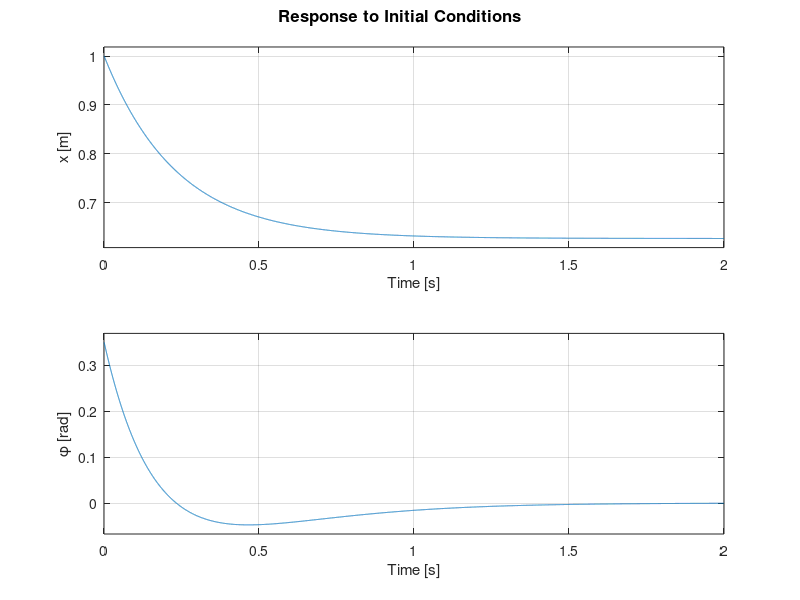
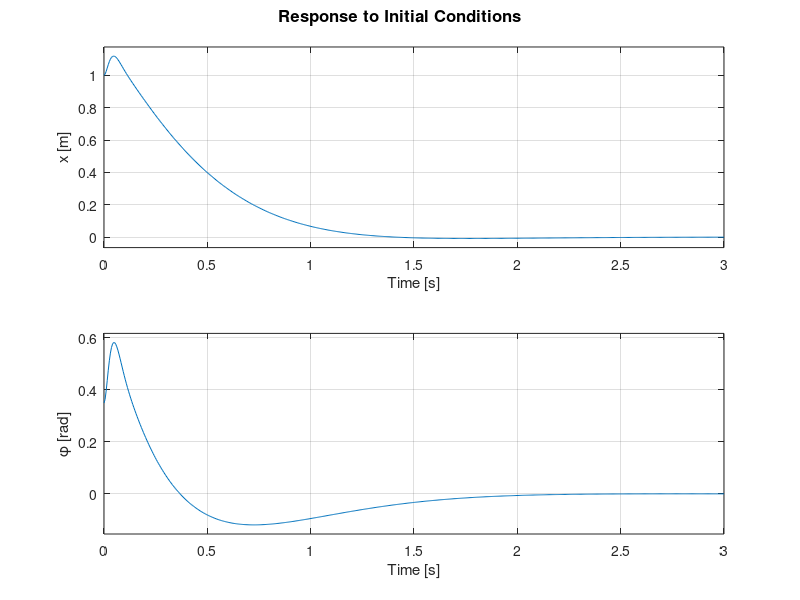

Reproduce these figures in MATLAB, in order.
close all;
clear all;
clc;

M = 5;
m = 3;
l = 0.4;
J = m*l^2/3;
g = 9.81;
b = 0.5;
q = (M+m)*(J+m*l^2)-(m*l)^2;

eps = 1*10^(-4);
nu = 1*10^(-10);

AhatEPS = [0 1 0 0;
        0 0 1 0;
        0 0 0 1;
        nu, nu, m*g*l*(M+m)/q, nu];
    
Delta_EPS = b*1.3;

L_EPS = [0;0;0;1];
N_EPS = [g*m*l*eps/q, g*m*l/q, 0, -1*(J+m*l^2)/q];

B_EPS = [0;0;0;1];

C_EPS = [-m*g*l/q, 0, (J+m*l^2)/q, 0;
    0, m*l*eps/q, m*l/q, 0];

D = [0; 0];

%% Real System
An = [0 1 0 0;
    0 0 1 0;
    0 0 0 1;
    0 (b*g*m*l)/q m*g*l*(M+m)/q -b*(J+m*l^2)/q];


AHatn = [0 1 0 0;
    0 0 1 0;
    0 0 0 1;
    0 nu m*g*l*(M+m)/q nu];
L_n = [0;0;0;1];
Delta_n = b;
N_n = [0 (g*m*l)/q 0 -1*(J+m*l^2)/q];

Bn = [0; 0; 0; 1];

Cn = [-m*g*l/q 0 (J+m*l^2)/q 0;
        0 0 m*l/q 0];
Dn = [0;0];
states = {'x1' 'x2' 'x3' 'x4'};
inputs = {'u'};
outputs = {'x [m]'; '\phi [rad]'};

%%%%%%%%%%%%%%%%%%%%%%%%%%%%%%%%%%%%%%%%%%%%%%%%%%%%%%%%%%%%%%%%%%%%%%%%%%%
%% ---------------------- Hinf Controller ------------------------------ %%
%%%%%%%%%%%%%%%%%%%%%%%%%%%%%%%%%%%%%%%%%%%%%%%%%%%%%%%%%%%%%%%%%%%%%%%%%%%
AH2 = AhatEPS;
B2 = B_EPS;
B1 = L_EPS;
C1 = N_EPS;
C2 = C_EPS;
D12 = eps;

alpha = Delta_EPS;
gamma = inv(alpha);


Matr_B = [B2, B1];
Matr_R = [D12'*D12, 0; 0, inv(gamma^2-D12'*D12)];
Matr_S = [C1'*D12, C1'*D12];

P_HInf = care(AH2, Matr_B, C1'*C1, Matr_R, Matr_S);
K_o = -inv(D12'*D12)*(B2'*P_HInf+D12'*C1);

P_HInfv2 = care(AH2, Matr_B, C2'*C2, Matr_R, Matr_S);
K_ov2 = -inv(D12'*D12)*(B2'*P_HInfv2+D12'*C1);

%% Hinf Controller - Plugging the controller to real system

ssHInfv1 = ss(An+Bn*K_o,Bn, Cn, Dn,'statename',states,'inputname',...
    inputs,'outputname',outputs);
eig(An+Bn*K_o)

ssHInfv2 = ss(An+Bn*K_ov2,Bn, Cn, Dn,'statename',states,'inputname',...
    inputs,'outputname',outputs);
eig(An+Bn*K_ov2)

%% Hinf Controller - Plotting H2 system response
x0 = [-0.2544;0; 1.0705;0];
figure(1);
initial(ssHInfv1,x0);
figure(2);
initial(ssHInfv2,x0);

%% H2 norm
H2Tzw = trace(L_EPS'*P_HInf*L_EPS)
H2Norm = trace(Bn'*P_HInf*Bn)
H2Normv2 = trace(Bn'*P_HInfv2*Bn)

%% Quadratic Stability
s = tf('s');

quad = norm((N_n*inv(s*eye(4)-(An+Bn*K_o))*L_n),Inf)<inv(b)
quadv2 = norm((N_n*inv(s*eye(4)-(An+Bn*K_ov2))*L_n),Inf)<inv(b)

